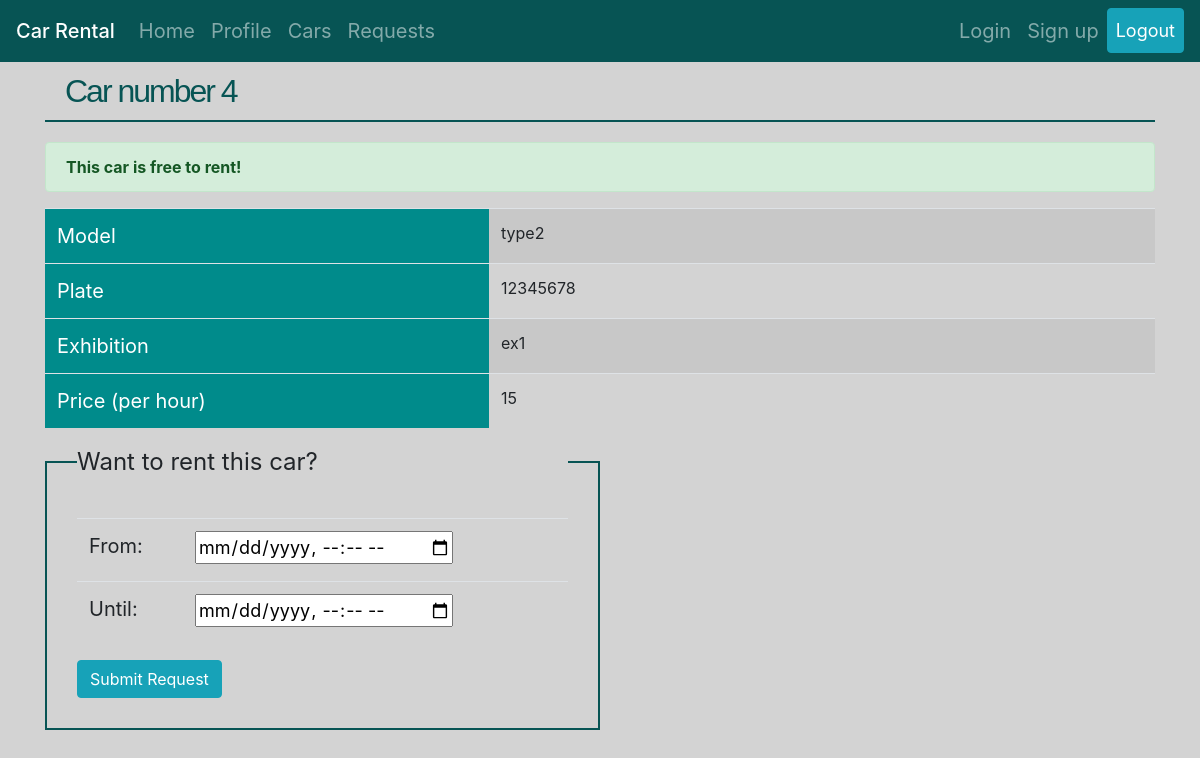
Page /rental/cars/4/ (signed in) on the earlier database version.
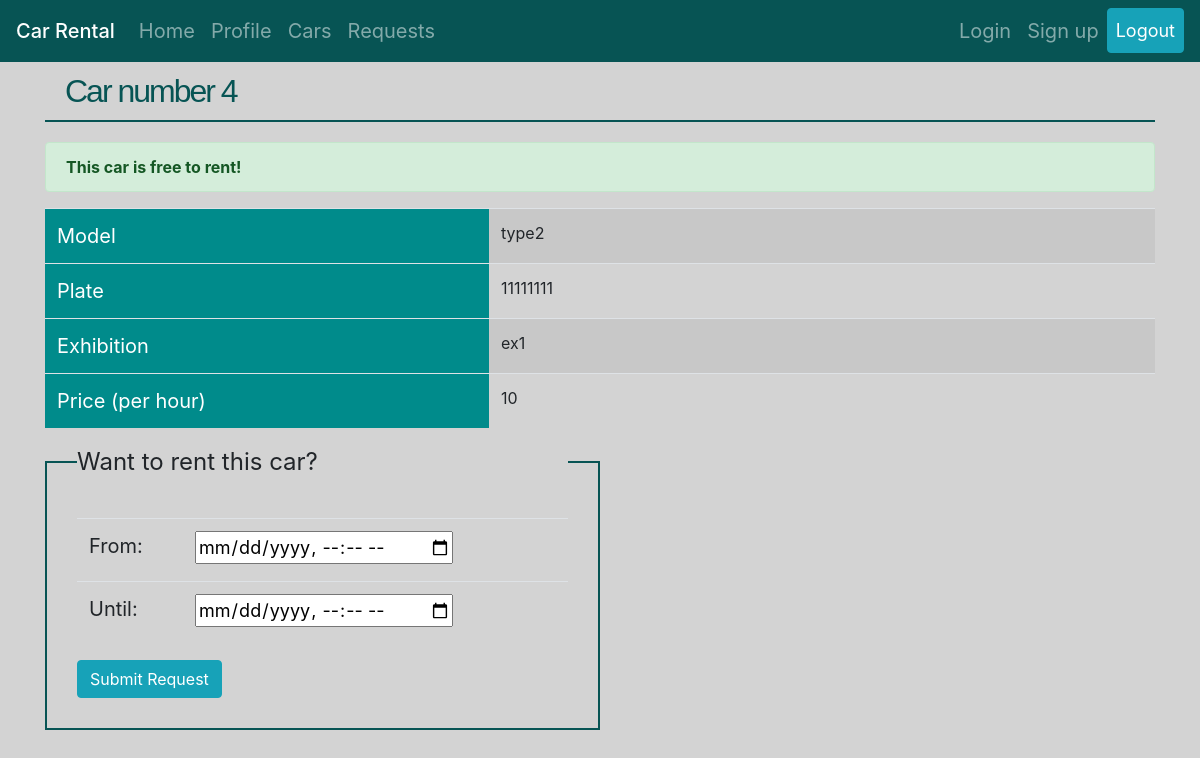
Same page on the later database version.
### car_rental/models.py (models this page shows, shortened)
class Car(models.Model):
    car_type = models.CharField(max_length=50, default='type0')
    plate = models.CharField(max_length=8, default='12345678')
    renter = models.ForeignKey(User, null=True, default=None, on_delete=models.SET_NULL, related_name='cars_rented')
    owner = models.ForeignKey(User, on_delete=models.CASCADE, null=True, related_name='cars_owned')
    price_per_hour = models.IntegerField(default=10)
    rent_start_time = models.DateTimeField('Start Time', default=timezone.now)
    rent_end_time = models.DateTimeField('End Time', default=timezone.now)
    needs_repair = models.BooleanField(default=False)
    def is_rented(self):
        return self.rent_end_time > timezone.now()

class User(AbstractUser):
    isCarExhibition = models.BooleanField(default=False)
    credit = models.IntegerField(default=0)

### car_rental/views.py (the view)
# urls.py: path('cars/<int:pk>/', views.CarDetailView.as_view(), name='car'),
@method_decorator(login_required, name='dispatch')
class CarDetailView(generic.DetailView):
    model = Car
    context_object_name = 'car'
    template_name = 'car_rental/car_detail.html'
    def get_queryset(self):
        return Car.objects.all()

### car_rental/templates/car_rental/car_detail.html (shortened to what this page needs)
{% extends 'car_rental/base.html' %}
{% load static %}
{% block style %}
    <link rel="stylesheet" type="text/css" href="{% static 'car_rental/stylesheets/car_detail.css' %}">
{% endblock %}
{% block content %}
<div class="container">
    <h1>Car number {{ car.id }}</h1>
{% if car.owner != user %}
    {% if car.is_rented %}
        {% if car.renter != user %}
        <div style="margin-top: 10px" class="alert alert-danger">
            <strong>This car is rented!</strong>
        </div>
        {% else %}
        <div style="margin-top: 10px" class="alert alert-info">
            <strong>This car is rented by you!</strong>
        </div>
        {% endif %}
    {% else %}
        {% if not car.needs_repair %}
        <div style="margin-top: 10px" class="alert alert-success">
            <strong>This car is free to rent!</strong>
        </div>
        {% endif%}
    {% endif %}
{% endif %}
        <table class="table table-striped table-hover info-table">
            <tr>
                <td>Model</td>
                <td>{{ car.car_type }}</td>
            </tr>
            <tr>
                <td>Plate</td>
                <td>{{ car.plate }}</td>
            </tr>
            {% if car.owner != user %}
            <tr>
                <td>Exhibition</td>
                <td>{{ car.owner.username }}</td>
            </tr>
            {% endif %}
            <tr>
                <td>Price (per hour)</td>
                <td>{{ car.price_per_hour }}</td>
            </tr>
        </table>
        {% if not car.is_rented and car.owner != user and not car.needs_repair%}
        <form action="{% url 'car_rental:rent_request' car.id %}" method="post">
        <fieldset >
        <legend>Want to rent this car?</legend>
            <table class="table form-table" >
                <tr>
                    <td>
                        <label for="rent_start_time">From:</label>
                    </td>
                    <td>
                        <input required id="rent_start_time" name="rent_start_time" type="datetime-local">
                    </td>
                </tr>
                <tr>
                    <td>
                        <label for="rent_end_time">Until:</label>
                    </td>
                    <td>
                        <input required id="rent_end_time" name="rent_end_time" type="datetime-local">
                    </td>
                </tr>
            </table>
        <input class="btn btn-info" type="submit" value="Submit Request">
        </fieldset>
        </form>
    {% endif %}
</div>
{% endblock %}

Differences in the rows shown:
changed Car "type2": plate "12345678" → "11111111"; price_per_hour "15" → "10"
